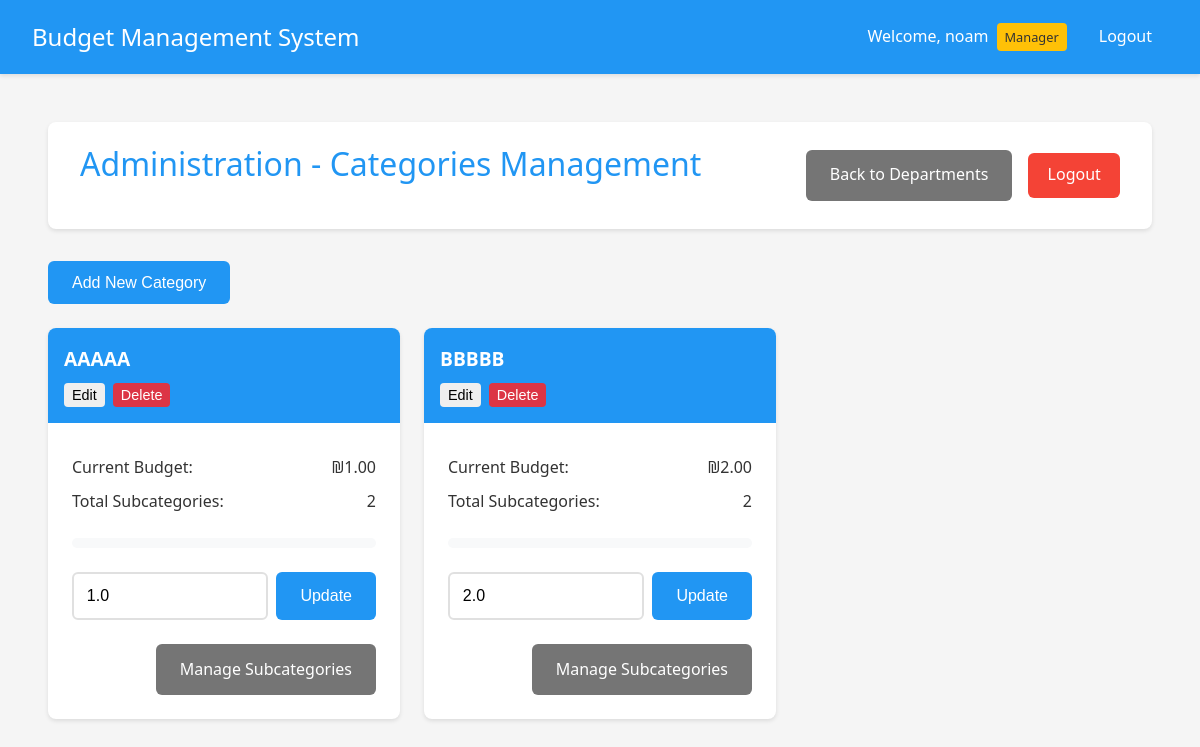
Page /manager/categories/3 (signed in) on the committed database.
### app.py (models this page shows, shortened)
class User(UserMixin, db.Model):
    __tablename__ = 'user'
    id = db.Column(db.Integer, primary_key=True)
    username = db.Column(db.String(80), unique=True, nullable=False)
    password = db.Column(db.String(120), nullable=False)
    is_manager = db.Column(db.Boolean, default=False)
    is_admin = db.Column(db.Boolean, default=False)
    status = db.Column(db.String(20), default='active')  # active, inactive, pending
    department_id = db.Column(db.Integer, db.ForeignKey('department.id'))
    home_department = db.relationship('Department',
                                    foreign_keys=[department_id],
                                    back_populates='employees')
    managed_departments = db.relationship('Department',
                                       secondary=manager_departments,
                                       backref=db.backref('department_managers', lazy='dynamic'))
    submitted_expenses = db.relationship('Expense',
                                       primaryjoin='User.id==Expense.user_id',
                                       backref='submitter',
                                       lazy=True)
    handled_expenses = db.relationship('Expense',
                                     primaryjoin='User.id==Expense.manager_id',
                                     backref='handler',
                                     lazy=True)

class Department(db.Model):
    __tablename__ = 'department'
    id = db.Column(db.Integer, primary_key=True)
    name = db.Column(db.String(100), nullable=False)
    budget = db.Column(db.Float, default=0.0)
    employees = db.relationship('User', foreign_keys='User.department_id', back_populates='home_department')
    categories = db.relationship('Category', backref='department', lazy=True)

class Category(db.Model):
    __tablename__ = 'category'
    id = db.Column(db.Integer, primary_key=True)
    name = db.Column(db.String(100), nullable=False)
    budget = db.Column(db.Float, default=0.0)
    department_id = db.Column(db.Integer, db.ForeignKey('department.id'), nullable=False)
    subcategories = db.relationship('Subcategory', backref='category', lazy=True)

### app.py (the view)
@app.route('/manager/categories/<int:dept_id>')
@login_required
def manage_categories(dept_id):
    if not current_user.is_manager:
        flash('Access denied. Manager privileges required.', 'danger')
        return redirect(url_for('index'))
    if not current_user.username == 'admin' and current_user.department_id != dept_id:
        flash('Access denied. You can only manage your own department.', 'danger')
        return redirect(url_for('manage_departments'))
    department = Department.query.get_or_404(dept_id)
    return render_template('manage_categories.html', department=department)

### app.py (called while the page is built)
@login_manager.user_loader
def load_user(user_id):
    return User.query.get(int(user_id))

@app.template_filter('min_value')
def min_value(value, limit):
    return min(value, limit)

@app.template_filter('format_currency')
def format_currency(value):
    return f"₪{value:,.2f}"

### templates/manage_categories.html (shortened to what this page needs)
{% extends "base.html" %}
{% block content %}
<div class="container">
    <header>
        <h1>{{ department.name }} - Categories Management</h1>
        <div class="header-actions">
            <a href="{{ url_for('manage_departments') }}" class="button secondary">Back to Departments</a>
            <a href="{{ url_for('logout') }}" class="logout-btn">Logout</a>
        </div>
    </header>
    {% if current_user.username == 'admin' or (current_user.is_manager and current_user.department_id == department.id) %}
    <div class="admin-controls">
        <button onclick="showAddCategoryModal()" class="button primary">Add New Category</button>
    </div>
    {% endif %}
    <div class="budget-grid">
        {% for category in department.categories %}
        <div class="budget-card">
            <div class="budget-header">
                <h3>{{ category.name }}</h3>
                {% if current_user.username == 'admin' or (current_user.is_manager and current_user.department_id == department.id) %}
                <div class="category-actions">
                    <button onclick="showEditCategoryModal({{ category.id }}, '{{ category.name }}', {{ category.budget }})" class="button small">Edit</button>
                    <button onclick="deleteCategory({{ category.id }})" class="button small danger">Delete</button>
                </div>
                {% endif %}
            </div>
            <div class="budget-body">
                <div class="budget-info">
                    <p><strong>Current Budget:</strong> {{ category.budget|format_currency }}</p>
                    <p><strong>Total Subcategories:</strong> {{ category.subcategories|length }}</p>
                </div>
                <div class="budget-progress">
                    {% set total_expenses = namespace(value=0) %}
                    {% for subcategory in category.subcategories %}
                        {% for expense in subcategory.expenses %}
                            {% if expense.status == 'approved' %}
                                {% set total_expenses.value = total_expenses.value + expense.amount %}
                            {% endif %}
                        {% endfor %}
                    {% endfor %}
                    {% set usage_percent = (total_expenses.value / category.budget * 100) if category.budget > 0 else 0 %}
                    <div class="progress-bar">
                    </div>
                </div>
                {% if current_user.username == 'admin' or (current_user.is_manager and current_user.department_id == department.id) %}
                <div class="budget-form">
                    <div class="budget-input">
                        <input type="number" step="0.01" min="0" value="{{ category.budget }}" id="budget-{{ category.id }}" class="form-control">
                        <button onclick="updateBudget({{ category.id }})" class="button primary">Update</button>
                    </div>
                </div>
                {% endif %}
                <div class="budget-actions">
                    <a href="{{ url_for('manage_subcategories', cat_id=category.id) }}" class="button secondary">Manage Subcategories</a>
                </div>
            </div>
        </div>
        {% endfor %}
    </div>
</div>
{% endblock %}

### templates/base.html (shortened to what this page needs)
<!DOCTYPE html>
<html lang="en">
<head>
    <link rel="stylesheet" href="{{ url_for('static', filename='style.css') }}">
    <link href="https://cdnjs.cloudflare.com/ajax/libs/font-awesome/6.0.0/css/all.min.css" rel="stylesheet">
</head>
<body>
    <nav class="navbar">
        <div class="nav-brand">Budget Management System</div>
        <div class="nav-items">
            {% if current_user.is_authenticated %}
                <span class="user-info">
                    Welcome, {{ current_user.username }}
                    {% if current_user.is_manager %}
                        <span class="badge">Manager</span>
                    {% endif %}
                </span>
                <a href="{{ url_for('logout') }}" class="nav-link">Logout</a>
            {% else %}
                <a href="{{ url_for('login') }}" class="nav-link">Login</a>
            {% endif %}
        </div>
    </nav>
    <div class="content">
        {% block content %}{% endblock %}
    </div>
</body>
</html>

### static/style.css (style rules this page uses)
:root { --primary-color: #2196F3; --secondary-color: #FFC107; --success-color: #4CAF50; --danger-color: #f44336; --text-color: #333; --bg-color: #f5f5f5; --card-bg: #ffffff; --background-light: #f8f9fa; }
* { margin: 0; padding: 0; box-sizing: border-box; transition: all 0.3s ease; }
body { font-family: 'Segoe UI', Roboto, Arial, sans-serif; background-color: var(--bg-color); color: var(--text-color); line-height: 1.6; }
.container { max-width: 1200px; margin: 0 auto; padding: 1rem; }
header { background-color: var(--card-bg); padding: 1rem 2rem; box-shadow: 0 2px 4px rgba(0,0,0,0.1); margin-bottom: 2rem; border-radius: 8px; display: flex; justify-content: space-between; align-items: center; }
h1 { color: var(--primary-color); font-weight: 500; margin-bottom: 1.5rem; }
input[type="text"], input[type="password"], input[type="number"], textarea { width: 100%; padding: 0.8rem; border: 2px solid #e0e0e0; border-radius: 6px; font-size: 1rem; transition: border-color 0.3s ease; }
.button, button { display: inline-flex; align-items: center; justify-content: center; padding: 0.8rem 1.5rem; border: none; border-radius: 6px; font-size: 1rem; font-weight: 500; cursor: pointer; text-decoration: none; transition: transform 0.2s ease, box-shadow 0.2s ease; }
.button.primary { background-color: var(--primary-color); color: white; }
.button.secondary { background-color: #757575; color: white; }
.logout-btn { background-color: var(--danger-color); color: white; padding: 0.6rem 1.2rem; border-radius: 6px; text-decoration: none; font-weight: 500; }
.button.small { padding: 0.4rem 0.8rem; font-size: 0.875rem; }
.header-actions { display: flex; gap: 1rem; align-items: center; }
.budget-grid { display: grid; grid-template-columns: repeat(auto-fill, minmax(300px, 1fr)); gap: 1.5rem; margin-top: 1.5rem; }
.budget-card { background: white; border-radius: 8px; box-shadow: 0 2px 4px rgba(0,0,0,0.1); overflow: hidden; transition: transform 0.2s ease-in-out, box-shadow 0.2s ease-in-out; }
.budget-header { padding: 1rem; background: var(--primary-color); color: white; }
.budget-header h3 { margin: 0; font-size: 1.2rem; }
.budget-body { padding: 1.5rem; }
.budget-info { margin-bottom: 1.5rem; }
.budget-info p { margin: 0.5rem 0; color: var(--text-color); display: flex; justify-content: space-between; align-items: center; }
.budget-info p strong { font-weight: 500; }
.budget-progress { margin: 1.5rem 0; }
.progress-bar { width: 100%; height: 10px; background-color: var(--background-light); border-radius: 5px; overflow: hidden; position: relative; }
.budget-form { margin-top: 1.5rem; }
.budget-input { display: flex; gap: 0.5rem; }
.budget-input input { flex: 1; }
.budget-actions { margin-top: 1.5rem; display: flex; justify-content: flex-end; }
.navbar { background-color: var(--primary-color); padding: 1rem 2rem; color: white; display: flex; justify-content: space-between; align-items: center; box-shadow: 0 2px 4px rgba(0,0,0,0.1); }
.nav-brand { font-size: 1.5rem; font-weight: 500; }
.nav-items { display: flex; align-items: center; gap: 1rem; }
.user-info { display: flex; align-items: center; gap: 0.5rem; }
.badge { background-color: var(--secondary-color); color: var(--text-color); padding: 0.25rem 0.5rem; border-radius: 4px; font-size: 0.8rem; font-weight: 500; }
.nav-link { color: white; text-decoration: none; padding: 0.5rem 1rem; border-radius: 4px; transition: background-color 0.3s; display: flex; align-items: center; gap: 0.5rem; }
.content { padding: 2rem; }
.button.small { font-size: 0.875rem; padding: 0.25rem 0.75rem; border-radius: 4px; }
.button.danger.small { background-color: #dc3545; color: white; border: none; cursor: pointer; transition: background-color 0.2s ease; }
.button.small { padding: 0.25rem 0.75rem; font-size: 0.875rem; }

### templates/manage_categories.html (style rules this page uses)
.admin-controls { margin-bottom: 20px; }
.category-actions { display: flex; gap: 8px; margin-top: 8px; }
.button.small { padding: 4px 8px; font-size: 0.9em; }
.button.danger { background-color: #dc3545; color: white; }

### rows in the picture
User: username "noam"
Department: name "Administration"
Category: name "AAAAA", budget "₪1.00", subcategories|length "2", budget "1.0"
Category: name "BBBBB", budget "₪2.00", subcategories|length "2", budget "2.0"
